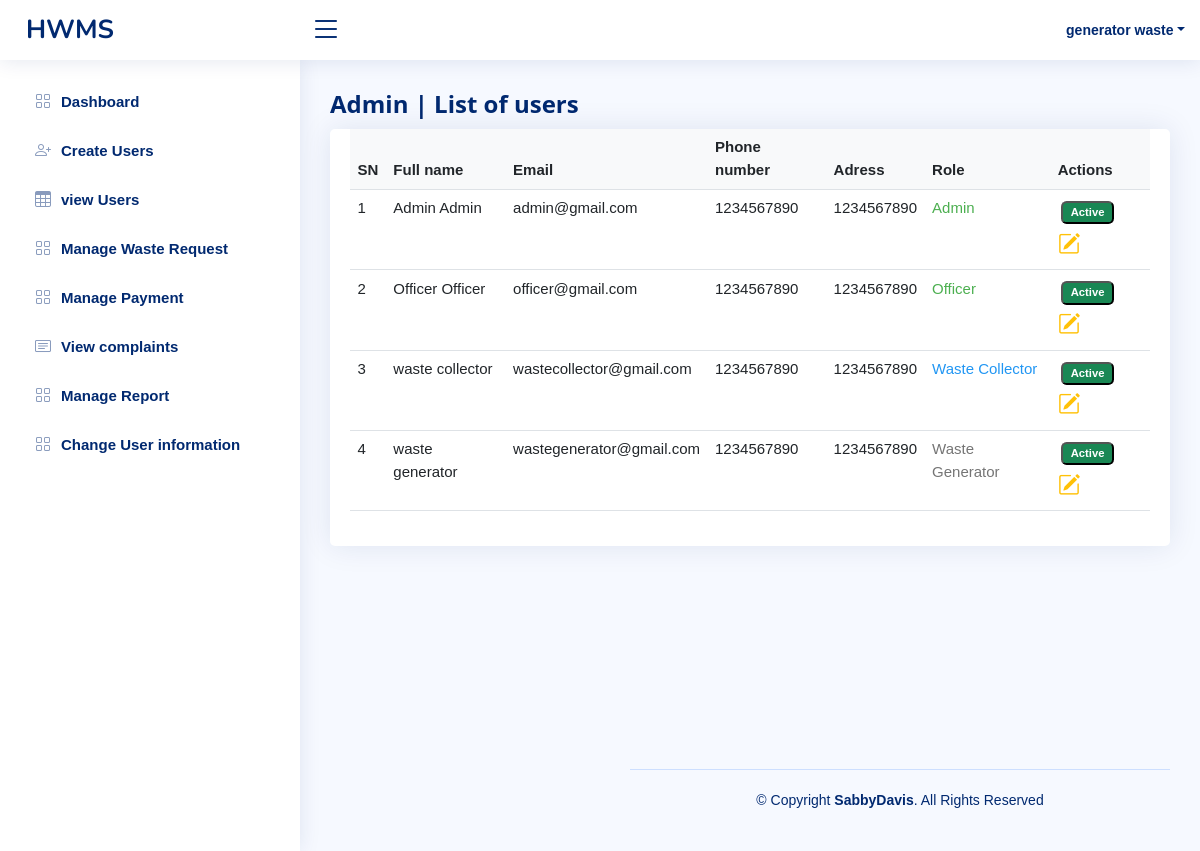
Screenshot of /admin/status_change.php (signed in) with the database file from the repository.
### tables this page shows
CREATE TABLE IF NOT EXISTS `users` (
  `user_id` int NOT NULL AUTO_INCREMENT,
  `fname` varchar(100) NOT NULL,
  `lname` varchar(100) NOT NULL,
  `email` varchar(100) NOT NULL,
  `password` varchar(255) NOT NULL DEFAULT '$2y$10$9nynCknZcZ/IgqjGDsIog.LIux8bWUsGW6ZMW5t.SkREPcNv5zlXi',
  `address_id` int NOT NULL,
  `contact` varchar(50) NOT NULL,
  `status` int NOT NULL DEFAULT '4',
  `role_id` int NOT NULL DEFAULT '1',
  PRIMARY KEY (`user_id`),
  KEY `role_id` (`role_id`),
  KEY `address_id` (`address_id`),
  KEY `status` (`status`)
);

### admin/status_change.php (the view, shortened to what this page needs)
<?php
require_once('../app/connection.php');
$user_id = $_SESSION['id'];
if (empty($user_id)) {
	header('location:../index.php');
} else {
	$query = "select * from users where user_id =$user_id ";
	$send = mysqli_query($con, $query);
	$rows = mysqli_fetch_assoc($send);
}
?>
<!DOCTYPE html>
<html lang="en">
<head>
	<link href="../assets/vendor/bootstrap/css/bootstrap.min.css" rel="stylesheet">
	<link href="../assets/vendor/bootstrap-icons/bootstrap-icons.css" rel="stylesheet">
	<link href="../assets/vendor/boxicons/css/boxicons.min.css" rel="stylesheet">
	<link href="../assets/vendor/quill/quill.snow.css" rel="stylesheet">
	<link href="../assets/vendor/quill/quill.bubble.css" rel="stylesheet">
	<link href="../assets/vendor/remixicon/remixicon.css" rel="stylesheet">
	<link href="../assets/vendor/simple-datatables/style.css" rel="stylesheet">
	<link href="../assets/css/style.css" rel="stylesheet">
	<link rel="stylesheet" href="../assets/css/w3.css">
</head>
<body>
	<header id="header" class="header fixed-top d-flex align-items-center">
		<div class="d-flex align-items-center justify-content-between">
			<a href="index.html" class="logo d-flex align-items-center">
				<span class="d-none d-lg-block">HWMS</span>
			</a>
			<i class="bi bi-list toggle-sidebar-btn"></i>
		</div>
		<nav class="header-nav ms-auto">
			<ul class="d-flex align-items-center">
				<li class="nav-item dropdown pe-3">
					<a class="nav-link nav-profile d-flex align-items-center pe-0" href="#" data-bs-toggle="dropdown">
						<span class="d-none d-md-block dropdown-toggle ps-2"> <?php echo $rows['lname'] . " " . $rows['fname']; ?></span>
					</a>
				</li>
			</ul>
		</nav>
	</header>
	<aside id="sidebar" class="sidebar">
	<ul class="sidebar-nav" id="sidebar-nav">
<li class="nav-item">
  <a class="nav-link collapsed" href="adminDashboard.php">
	<i class="bi bi-grid"></i>
	<span>Dashboard</span>
  </a>
</li>
<li class="nav-item">
  <a class="nav-link collapsed" href="add_user.php">
	<i class="bi bi-person-plus"></i>
	<span>Create Users</span>
  </a>
</li>
<li class="nav-item">
  <a class="nav-link collapsed" href="users.php">
	<i class="bi bi-table"></i>
	<span>view Users</span>
  </a>
</li>
<li class="nav-item">
  <a class="nav-link collapsed" href="waste_request.php">
	<i class="bi bi-grid"></i>
	<span>Manage Waste Request</span>
  </a>
</li>
<li class="nav-item">
  <a class="nav-link collapsed" href="waste_request.php">
	<i class="bi bi-grid"></i>
	<span>Manage Payment</span>
  </a>
</li>
<li class="nav-item">
  <a class="nav-link collapsed" href="complaints.php">
	<i class="bi bi-card-text"></i>
	<span>View complaints</span>
  </a>
</li>
<li class="nav-item">
  <a class="nav-link collapsed" href="status.php">
	<i class="bi bi-grid"></i>
	<span>Manage Report</span>
  </a>
</li>
<li class="nav-item">
  <a class="nav-link collapsed" href="status_change.php">
	<i class="bi bi-grid"></i>
	<span>Change User information</span>
  </a>
</li>
</ul>
	</aside>
	<main id="main" class="main">
		<div class="pagetitle">
			<h1>Admin | List of users </h1>
		</div>
		<section class="section" style="height:80vh;">
			<div class="col-md-12">
				<div class="panel panel-primary filterable ">
					<section class="section">
						<div class="row">
							<div class="col-lg-12">
								<div class="card">
									<div class="card-body">
										<table class="table datatable table-responsive">
											<?php
											$select = "SELECT * FROM users ";
											$result = mysqli_query($con, $select);
											if (mysqli_num_rows($result) > 0) {
											?>
												<thead>
													<tr class="bg-light text-dark">
														<th class="">SN</th>
														<th class=" col" colspan="2">Full name</th>
														<th class="col">Email</th>
														<th class="col">Phone number</th>
														<th class="col">Adress</th>
														<th class="col"> Role</th>
														<th class="col" colspan="2"> Actions</th>
													</tr>
												</thead>
												<tbody>
													<?php
													$sn = 1;
													while ($user = mysqli_fetch_assoc($result)) {
														$fname = $user['fname'];
														$lname = $user['lname'];
														$email = $user['email'];
														$contact = $user['contact'];
														$status = $user['status'];
													?>
														<tr id="<?php echo $user['user_id']; ?>" class="id" style="text-align: ;">
															<td class="col"><?php echo $sn++; ?></td>
															<td class="col" colspan="2"><?php echo $fname . " " . $lname ?> </td>
															<td class="col"><?php echo $email ?></td>
															<td class="col"><?php echo $contact ?></td>
															<td class="col"><?php echo $contact ?></td>
															<td class="col">
																<?php
																if ($user['role_id'] == 1) {
																?>
																	<span class="w3-text-gray">Waste Generator</span>
																<?php
																} elseif ($user['role_id'] == 2) {
																?>
																	<span class="w3-text-blue">Waste Collector</span>
																<?php
																} elseif ($user['role_id'] == 3) {
																?>
																	<span class="w3-text-green">Officer</span>
																<?php
																} elseif ($user['role_id'] == 4) {
																?>
																	<span class="w3-text-green">Admin</span>
																<?php
																}
																?>
															</td>
															<td class="col" colspan="2" href="#" name="update">
																<?php
																if ($status == 4) { ?>
																	<a href="#">
																		<button class="badge m-1 bg-success remove">Active</button>
																	<?php } elseif ($user['status'] == 5) { ?>
																		<a href="#">
																			<button class="badge m-1 bg-danger remove">
																				In Ative</button>
																		<?php  }
																		?>
																		</a>
																		<span class="col"><a href="./update_user.php?update=<?php echo $user['user_id']; ?>" name="update"><i class="fs-4  bi-pencil-square text-warning fw-bold"></i></a>
																		</span>
															</td>
														</tr>
												<?php
													}
												} else {
													echo "No Records";
												}
												?>
												</tbody>
										</table>
									</div>
								</div>
							</div>
						</div>
					</section>
				</div>
			</div>
		</section>
		<footer id="footer" class="footer">
			<div class="copyright">
				&copy; Copyright <strong><span>SabbyDavis</span></strong>. All Rights Reserved
			</div>
		</footer>
</body>
</html>

### assets/css/style.css (style rules this page uses)
:root { scroll-behavior: smooth; }
body { font-family: "Open Sans", sans-serif; background: #f6f9ff; color: #444444; }
a { color: #4154f1; text-decoration: none; }
h1, h2, h3, h4, h5, h6 { font-family: "Nunito", sans-serif; }
#main { margin-top: 60px; padding: 20px 30px; transition: all 0.3s; }
.pagetitle { margin-bottom: 10px; }
.pagetitle h1 { font-size: 24px; margin-bottom: 0; font-weight: 600; color: #012970; }
.card { margin-bottom: 30px; border: none; border-radius: 5px; box-shadow: 0px 0 30px rgba(1, 41, 112, 0.1); }
.card-body { padding: 0 20px 20px 20px; }
.logo { line-height: 1; }
@media (min-width: 1200px) { .logo { width: 280px; } }
.logo span { font-size: 26px; font-weight: 700; color: #012970; font-family: "Nunito", sans-serif; }
.header { transition: all 0.5s; z-index: 997; height: 60px; box-shadow: 0px 2px 20px rgba(1, 41, 112, 0.1); background-color: #fff; padding-left: 20px; }
.header .toggle-sidebar-btn { font-size: 32px; padding-left: 10px; cursor: pointer; color: #012970; }
.header-nav ul { list-style: none; }
.header-nav>ul { margin: 0; padding: 0; }
.header-nav .nav-profile { color: #012970; }
.header-nav .nav-profile span { font-size: 14px; font-weight: 600; }
.sidebar { position: fixed; top: 60px; left: 0; bottom: 0; width: 300px; z-index: 996; transition: all 0.3s; padding: 20px; overflow-y: auto; scrollbar-width: thin; scrollbar-color: #aab7cf transparent; box-shadow: 0px 0px 20px rgba(1, 41, 112, 0.1); background-color: #fff; }
@media (min-width: 1200px) { #main, #footer { margin-left: 300px; } }
.sidebar-nav { padding: 0; margin: 0; list-style: none; }
.sidebar-nav li { padding: 0; margin: 0; list-style: none; }
.sidebar-nav .nav-item { margin-bottom: 5px; }
.sidebar-nav .nav-link { display: flex; align-items: center; font-size: 15px; font-weight: 600; color: #4154f1; transition: 0.3; background: #f6f9ff; padding: 10px 15px; border-radius: 4px; }
.sidebar-nav .nav-link i { font-size: 16px; margin-right: 10px; color: #4154f1; }
.sidebar-nav .nav-link.collapsed { color: #012970; background: #fff; }
.sidebar-nav .nav-link.collapsed i { color: #899bbd; }
.footer { padding: 20px 0; font-size: 14px; transition: all 0.3s; border-top: 1px solid #cddfff; }
.footer .copyright { text-align: center; color: #012970; }

### assets/css/w3.css (style rules this page uses)
*,*:before,*:after { box-sizing:inherit }
html { -ms-text-size-adjust:100%;-webkit-text-size-adjust:100% }
body { margin:0 }
article,aside,details,figcaption,figure,footer,header,main,menu,nav,section { display:block }
a { background-color:transparent }
b,strong { font-weight:bolder }
button,input,select,textarea,optgroup { font:inherit;margin:0 }
button,input { overflow:visible }
button,select { text-transform:none }
button,[type=button],[type=reset],[type=submit] { -webkit-appearance:button }
html,body { font-family:Verdana,sans-serif;font-size:15px;line-height:1.5 }
html { overflow-x:hidden }
h1 { font-size:36px }
h1,h2,h3,h4,h5,h6 { font-family:"Segoe UI",Arial,sans-serif;font-weight:400;margin:10px 0 }
a { color:inherit }
.w3-main,#main { transition:margin-left .4s }
.w3-text-blue,.w3-hover-text-blue:hover { color:#2196F3!important }
.w3-text-green,.w3-hover-text-green:hover { color:#4CAF50!important }
.w3-text-grey,.w3-hover-text-grey:hover,.w3-text-gray,.w3-hover-text-gray:hover { color:#757575!important }

### rows the page displays
users: lname "generator", fname "waste", email "wastegenerator@gmail.com", contact "1234567890", shows "Waste Generator", shows "Active"
users: fname "Admin", lname "Admin", email "admin@gmail.com", contact "1234567890", shows "Active"
users: fname "Officer", lname "Officer", email "officer@gmail.com", contact "1234567890", shows "Active"
users: fname "waste", lname "collector", email "wastecollector@gmail.com", contact "1234567890", shows "Waste Collector", shows "Active"
